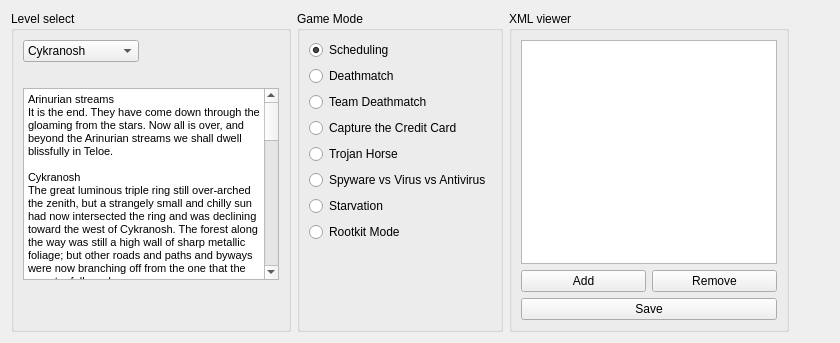
              <widget class="QWidget" name="Level">
               <attribute name="title">
                <string>Level</string>
               </attribute>
               <layout class="QHBoxLayout" name="horizontalLayout_15">
                <item>
                 <layout class="QHBoxLayout" name="horizontalLayout_14">
                  <item>
                   <widget class="QGroupBox" name="groupBox_6">
                    <property name="title">
                     <string>Level select</string>
                    </property>
                    <layout class="QVBoxLayout" name="verticalLayout_9">
                     <item>
                      <layout class="QVBoxLayout" name="verticalLayout_8">
                       <item>
                        <layout class="QHBoxLayout" name="horizontalLayout_16">
                         <item>
                          <widget class="QComboBox" name="comboBox_LevelSelect">
                           <item>
                            <property name="text">
                             <string>Cykranosh</string>
                            </property>
                           </item>
                           <item>
                            <property name="text">
                             <string>Remilliod</string>
                            </property>
                           </item>
                           <item>
                            <property name="text">
                             <string>Wintermute</string>
                            </property>
                           </item>
                           <item>
                            <property name="text">
                             <string>Plateau of Leng</string>
                            </property>
                           </item>
                           <item>
                            <property name="text">
                             <string>Unkown Kadath</string>
                            </property>
                           </item>
                           <item>
                            <property name="text">
                             <string>Arinurian</string>
                            </property>
                           </item>
                           <item>
                            <property name="text">
                             <string>Celephais</string>
                            </property>
                           </item>
                           <item>
                            <property name="text">
                             <string>Garden of Yin</string>
                            </property>
                           </item>
                           <item>
                            <property name="text">
                             <string>Hyperboria</string>
                            </property>
                           </item>
                          </widget>
                         </item>
                         <item>
                          <spacer name="horizontalSpacer_5">
                           <property name="orientation">
                            <enum>Qt::Horizontal</enum>
                           </property>
                           <property name="sizeHint" stdset="0">
                            <size>
                             <width>40</width>
                             <height>20</height>
                            </size>
                           </property>
                          </spacer>
                         </item>
                        </layout>
                       </item>
                       <item>
                        <widget class="QLabel" name="label_2">
                         <property name="text">
                          <string/>
                         </property>
                         <property name="pixmap">
                          <pixmap resource="xkill.qrc">:/xkill/images/arena1.png</pixmap>
                         </property>
                         <property name="scaledContents">
                          <bool>false</bool>
                         </property>
                        </widget>
                       </item>
                       <item>
                        <widget class="QTextBrowser" name="textBrowser_LevelInfo">
                         <property name="enabled">
                          <bool>true</bool>
                         </property>
                         <property name="styleSheet">
                          <string notr="true"/>
                         </property>
                         <property name="html">
                          <string>&lt;!DOCTYPE HTML PUBLIC &quot;-//W3C//DTD HTML 4.0//EN&quot; &quot;http://www.w3.org/TR/REC-html40/strict.dtd&quot;&gt;
&lt;html&gt;&lt;head&gt;&lt;meta name=&quot;qrichtext&quot; content=&quot;1&quot; /&gt;&lt;style type=&quot;text/css&quot;&gt;
p, li { white-space: pre-wrap; }
&lt;/style&gt;&lt;/head&gt;&lt;body style=&quot; font-family:'MS Shell Dlg 2'; font-size:8.25pt; font-weight:400; font-style:normal;&quot;&gt;
&lt;p style=&quot; margin-top:0px; margin-bottom:0px; margin-left:0px; margin-right:0px; -qt-block-indent:0; text-indent:0px;&quot;&gt;&lt;span style=&quot; font-size:8pt;&quot;&gt;Arinurian streams &lt;/span&gt;&lt;/p&gt;
&lt;p style=&quot; margin-top:0px; margin-bottom:0px; margin-left:0px; margin-right:0px; -qt-block-indent:0; text-indent:0px;&quot;&gt;&lt;span style=&quot; font-size:8pt;&quot;&gt;It is the end. They have come down through the gloaming from the stars. Now all is over, and beyond the Arinurian streams we shall dwell blissfully in Teloe.&lt;/span&gt;&lt;/p&gt;
&lt;p style=&quot;-qt-paragraph-type:empty; margin-top:0px; margin-bottom:0px; margin-left:0px; margin-right:0px; -qt-block-indent:0; text-indent:0px; font-size:8pt;&quot;&gt;&lt;br /&gt;&lt;/p&gt;
&lt;p style=&quot; margin-top:0px; margin-bottom:0px; margin-left:0px; margin-right:0px; -qt-block-indent:0; text-indent:0px;&quot;&gt;&lt;span style=&quot; font-size:8pt;&quot;&gt;Cykranosh&lt;/span&gt;&lt;/p&gt;
&lt;p style=&quot; margin-top:0px; margin-bottom:0px; margin-left:0px; margin-right:0px; -qt-block-indent:0; text-indent:0px;&quot;&gt;&lt;span style=&quot; font-size:8pt;&quot;&gt;The great luminous triple ring still over-arched the zenith, but a strangely small and chilly sun had now intersected the ring and was declining toward the west of Cykranosh. The forest along the way was still a high wall of sharp metallic foliage; but other roads and paths and byways were now branching off from the one that the monster followed.&lt;/span&gt;&lt;/p&gt;
&lt;p style=&quot;-qt-paragraph-type:empty; margin-top:0px; margin-bottom:0px; margin-left:0px; margin-right:0px; -qt-block-indent:0; text-indent:0px; font-size:8pt;&quot;&gt;&lt;br /&gt;&lt;/p&gt;
&lt;p style=&quot; margin-top:0px; margin-bottom:0px; margin-left:0px; margin-right:0px; -qt-block-indent:0; text-indent:0px;&quot;&gt;&lt;span style=&quot; font-size:8pt;&quot;&gt;Remilliod&lt;/span&gt;&lt;/p&gt;
&lt;p style=&quot; margin-top:0px; margin-bottom:0px; margin-left:0px; margin-right:0px; -qt-block-indent:0; text-indent:0px;&quot;&gt;&lt;span style=&quot; font-size:8pt;&quot;&gt;The overall colour was a skullish grey, offset by scabs of rust and a few desultory chips of powder-blue near the equatorial zones.&lt;/span&gt;&lt;/p&gt;
&lt;p style=&quot;-qt-paragraph-type:empty; margin-top:0px; margin-bottom:0px; margin-left:0px; margin-right:0px; -qt-block-indent:0; text-indent:0px; font-size:8pt;&quot;&gt;&lt;br /&gt;&lt;/p&gt;
&lt;p style=&quot; margin-top:0px; margin-bottom:0px; margin-left:0px; margin-right:0px; -qt-block-indent:0; text-indent:0px;&quot;&gt;&lt;span style=&quot; font-size:8pt;&quot;&gt;Wintermute&lt;/span&gt;&lt;/p&gt;
&lt;p style=&quot; margin-top:0px; margin-bottom:0px; margin-left:0px; margin-right:0px; -qt-block-indent:0; text-indent:0px;&quot;&gt;&lt;span style=&quot; font-size:8pt;&quot;&gt;The sky above the port was the color of television, tuned to a dead channel.&lt;/span&gt;&lt;/p&gt;
&lt;p style=&quot;-qt-paragraph-type:empty; margin-top:0px; margin-bottom:0px; margin-left:0px; margin-right:0px; -qt-block-indent:0; text-indent:0px; font-size:8pt;&quot;&gt;&lt;br /&gt;&lt;/p&gt;
&lt;p style=&quot; margin-top:0px; margin-bottom:0px; margin-left:0px; margin-right:0px; -qt-block-indent:0; text-indent:0px;&quot;&gt;&lt;span style=&quot; font-size:8pt;&quot;&gt;Celephais&lt;/span&gt;&lt;/p&gt;
&lt;p style=&quot; margin-top:0px; margin-bottom:0px; margin-left:0px; margin-right:0px; -qt-block-indent:0; text-indent:0px;&quot;&gt;&lt;span style=&quot; font-size:8pt;&quot;&gt;Endlessly down the horsemen floated, their chargers pawing the aether as if galloping over golden sands; and then the luminous vapours spread apart to reveal a greater brightness, the brightness of the city Celephaïs, and the sea coast beyond, and the snowy peak overlooking the sea, and the gaily painted galleys that sail out of the harbour toward distant regions where the sea meets the sky.&lt;/span&gt;&lt;/p&gt;
&lt;p style=&quot;-qt-paragraph-type:empty; margin-top:0px; margin-bottom:0px; margin-left:0px; margin-right:0px; -qt-block-indent:0; text-indent:0px; font-size:8pt;&quot;&gt;&lt;br /&gt;&lt;/p&gt;
&lt;p style=&quot; margin-top:0px; margin-bottom:0px; margin-left:0px; margin-right:0px; -qt-block-indent:0; text-indent:0px;&quot;&gt;&lt;span style=&quot; font-size:8pt;&quot;&gt;Hyperboria&lt;/span&gt;&lt;/p&gt;
&lt;p style=&quot; margin-top:0px; margin-bottom:0px; margin-left:0px; margin-right:0px; -qt-block-indent:0; text-indent:0px;&quot;&gt;&lt;span style=&quot; font-size:8pt;&quot;&gt;Between the years when the oceans drank Atlantis and the gleaming cities, there was an Age undreamed of, when shining kingdoms lay spread across the world like blue mantles beneath the stars.&lt;/span&gt;&lt;/p&gt;
&lt;p style=&quot;-qt-paragraph-type:empty; margin-top:0px; margin-bottom:0px; margin-left:0px; margin-right:0px; -qt-block-indent:0; text-indent:0px; font-size:8pt;&quot;&gt;&lt;br /&gt;&lt;/p&gt;
&lt;p style=&quot; margin-top:0px; margin-bottom:0px; margin-left:0px; margin-right:0px; -qt-block-indent:0; text-indent:0px;&quot;&gt;&lt;span style=&quot; font-size:8pt;&quot;&gt;City of Pillars&lt;/span&gt;&lt;/p&gt;
&lt;p style=&quot; margin-top:0px; margin-bottom:0px; margin-left:0px; margin-right:0px; -qt-block-indent:0; text-indent:0px;&quot;&gt;&lt;span style=&quot; font-size:8pt;&quot;&gt;When I drew nigh the nameless city I knew it was accursed. I was traveling in a parched and terrible valley under the moon, and afar I saw it protruding uncannily above the sands as parts of a corpse may protrude from an ill-made grave.&lt;/span&gt;&lt;/p&gt;
&lt;p style=&quot;-qt-paragraph-type:empty; margin-top:0px; margin-bottom:0px; margin-left:0px; margin-right:0px; -qt-block-indent:0; text-indent:0px; font-size:8pt;&quot;&gt;&lt;br /&gt;&lt;/p&gt;
&lt;p style=&quot; margin-top:0px; margin-bottom:0px; margin-left:0px; margin-right:0px; -qt-block-indent:0; text-indent:0px;&quot;&gt;&lt;span style=&quot; font-size:8pt;&quot;&gt;Unkown Kadath&lt;/span&gt;&lt;/p&gt;
&lt;p style=&quot; margin-top:0px; margin-bottom:0px; margin-left:0px; margin-right:0px; -qt-block-indent:0; text-indent:0px;&quot;&gt;&lt;span style=&quot; font-size:8pt;&quot;&gt;At length, sick with longing for those glittering sunset streets and cryptical hill lanes among ancient tiled roofs, nor able sleeping or waking to drive them from his mind, Carter resolved to go with bold entreaty whither no man had gone before, and dare the icy deserts through the dark to where unknown Kadath, veiled in cloud and crowned with unimagined stars, holds secret and nocturnal the onyx castle of the Great Ones.&lt;/span&gt;&lt;/p&gt;&lt;/body&gt;&lt;/html&gt;</string>
                         </property>
                         <property name="textInteractionFlags">
                          <set>Qt::NoTextInteraction</set>
                         </property>
                        </widget>
                       </item>
                       <item>
                        <spacer name="verticalSpacer_3">
                         <property name="orientation">
                          <enum>Qt::Vertical</enum>
                         </property>
                         <property name="sizeHint" stdset="0">
                          <size>
                           <width>20</width>
                           <height>40</height>
                          </size>
                         </property>
                        </spacer>
                       </item>
                      </layout>
                     </item>
                    </layout>
                   </widget>
                  </item>
                  <item>
                   <widget class="QGroupBox" name="groupBox_19">
                    <property name="title">
                     <string>Game Mode</string>
                    </property>
                    <layout class="QVBoxLayout" name="verticalLayout_30">
                     <item>
                      <widget class="QRadioButton" name="radioButton_6">
                       <property name="text">
                        <string>Scheduling</string>
                       </property>
                       <property name="checked">
                        <bool>true</bool>
                       </property>
                      </widget>
                     </item>
                     <item>
                      <widget class="QRadioButton" name="radioButton_7">
                       <property name="text">
                        <string>Deathmatch</string>
                       </property>
                      </widget>
                     </item>
                     <item>
                      <widget class="QRadioButton" name="radioButton_59">
                       <property name="text">
                        <string>Team Deathmatch</string>
                       </property>
                      </widget>
                     </item>
                     <item>
                      <widget class="QRadioButton" name="radioButton_8">
                       <property name="text">
                        <string>Capture the Credit Card</string>
                       </property>
                      </widget>
                     </item>
                     <item>
                      <widget class="QRadioButton" name="radioButton_11">
                       <property name="text">
                        <string>Trojan Horse</string>
                       </property>
                      </widget>
                     </item>
                     <item>
                      <widget class="QRadioButton" name="radioButton_10">
                       <property name="text">
                        <string>Spyware vs Virus vs Antivirus</string>
                       </property>
                      </widget>
                     </item>
                     <item>
                      <widget class="QRadioButton" name="radioButton_12">
                       <property name="text">
                        <string>Starvation</string>
                       </property>
                      </widget>
                     </item>
                     <item>
                      <widget class="QRadioButton" name="radioButton_9">
                       <property name="text">
                        <string>Rootkit Mode</string>
                       </property>
                      </widget>
                     </item>
                     <item>
                      <spacer name="verticalSpacer_14">
                       <property name="orientation">
                        <enum>Qt::Vertical</enum>
                       </property>
                       <property name="sizeHint" stdset="0">
                        <size>
                         <width>20</width>
                         <height>40</height>
                        </size>
                       </property>
                      </spacer>
                     </item>
                    </layout>
                   </widget>
                  </item>
                  <item>
                   <widget class="QGroupBox" name="groupBox_7">
                    <property name="title">
                     <string>XML viewer</string>
                    </property>
                    <layout class="QVBoxLayout" name="verticalLayout_11">
                     <item>
                      <widget class="QTreeView" name="treeView">
                       <property name="wordWrap">
                        <bool>true</bool>
                       </property>
                       <attribute name="headerVisible">
                        <bool>false</bool>
                       </attribute>
                      </widget>
                     </item>
                     <item>
                      <layout class="QHBoxLayout" name="horizontalLayout_8">
                       <item>
                        <widget class="QPushButton" name="pushButton_AddLevel">
                         <property name="text">
                          <string>Add</string>
                         </property>
                        </widget>
                       </item>
                       <item>
                        <widget class="QPushButton" name="pushButton_RemoveLevel">
                         <property name="text">
                          <string>Remove</string>
                         </property>
                        </widget>
                       </item>
                      </layout>
                     </item>
                     <item>
                      <widget class="QPushButton" name="pushButton_SaveLevel">
                       <property name="text">
                        <string>Save</string>
                       </property>
                      </widget>
                     </item>
                    </layout>
                   </widget>
                  </item>
                 </layout>
                </item>
                <item>
                 <spacer name="horizontalSpacer_6">
                  <property name="orientation">
                   <enum>Qt::Horizontal</enum>
                  </property>
                  <property name="sizeHint" stdset="0">
                   <size>
                    <width>40</width>
                    <height>20</height>
                   </size>
                  </property>
                 </spacer>
                </item>
               </layout>
              </widget>
